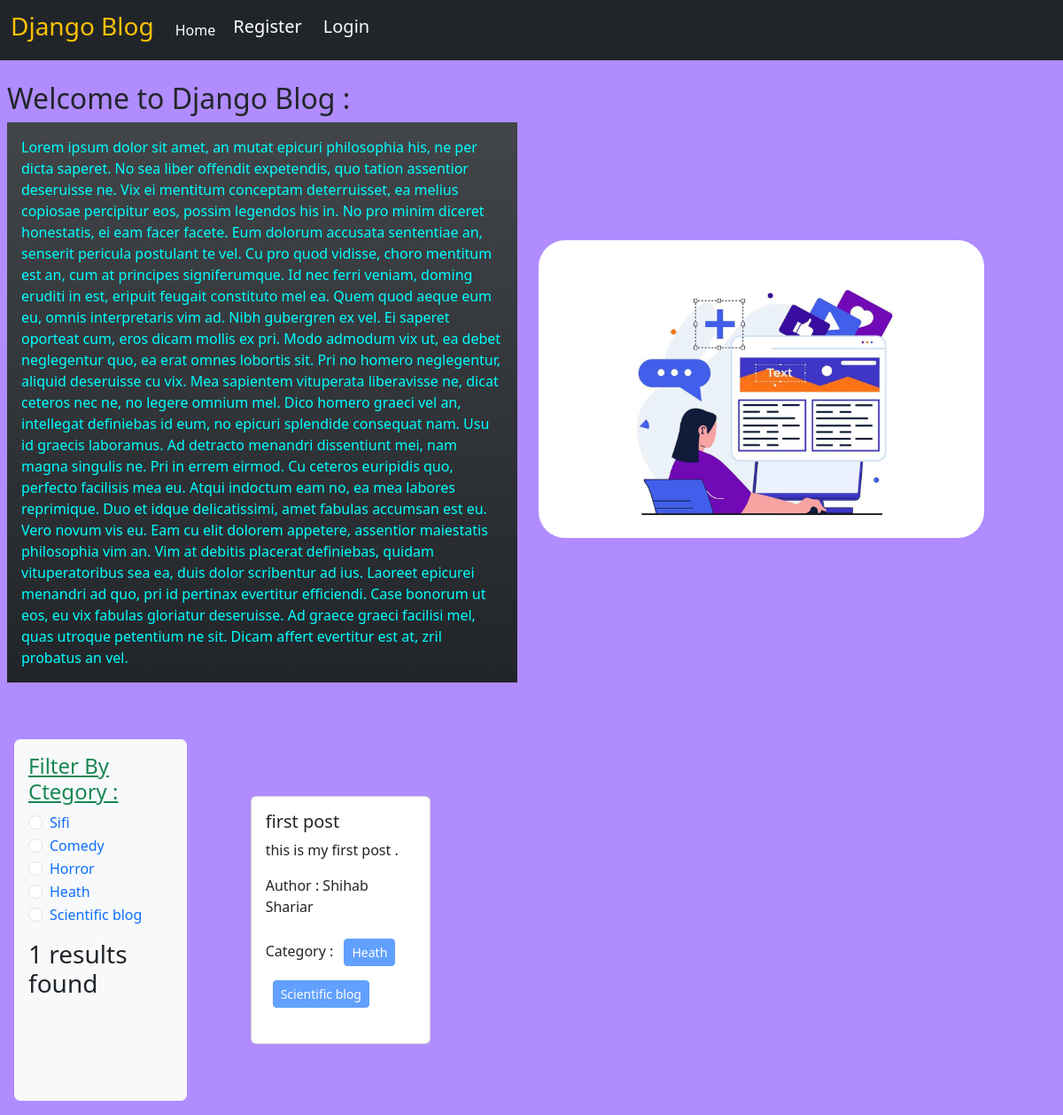
/category/scientific-blog/, run on the app's committed database.
### categories/models.py (models this page shows, shortened)
class Category(models.Model):
    name = models.CharField(max_length=100)
    slug = models.SlugField(max_length=100 , null=True, blank=True , unique=True)

### posts/models.py (models this page shows, shortened)
class Post(models.Model):
    title = models.CharField(max_length=50)
    content = models.TextField()
    category = models.ManyToManyField(Category)
    author = models.ForeignKey(User, on_delete= models.CASCADE)

### blog_project/views.py (the view)
# urls.py: 2. Add a URL to urlpatterns:  path('', views.home, name='home')
def home(request, category_slug = None):
    data = Post.objects.all()
    if category_slug is not None :
        category = Category.objects.get(slug = category_slug)
        data = Post.objects.filter(category = category)
    categories = Category.objects.all()
    return render(request, 'home.html', {'data': data , 'category':categories})

### templates/home.html (shortened to what this page needs)
{% extends "base.html" %}
{% load static%}
{% block content%}
<div class="justify-content-center align-items-center mt-2 p-2 d-flex">
    <div class="col-6 mx-2 p-2"><h2>Welcome to Django Blog :</h2>
        <p class="bg-dark bg-gradient p-3 " style="color: cyan">Lorem ipsum dolor sit amet, an mutat epicuri philosophia his, ne per dicta saperet. No sea liber offendit expetendis, quo tation assentior deseruisse ne. Vix ei mentitum conceptam deterruisset, ea melius copiosae percipitur eos, possim legendos his in. No pro minim diceret honestatis, ei eam facer facete.
            Eum dolorum accusata sententiae an, senserit pericula postulant te vel. Cu pro quod vidisse, choro mentitum est an, cum at principes signiferumque. Id nec ferri veniam, doming eruditi in est, eripuit feugait constituto mel ea. Quem quod aeque eum eu, omnis interpretaris vim ad. Nibh gubergren ex vel.
            Ei saperet oporteat cum, eros dicam mollis ex pri. Modo admodum vix ut, ea debet neglegentur quo, ea erat omnes lobortis sit. Pri no homero neglegentur, aliquid deseruisse cu vix. Mea sapientem vituperata liberavisse ne, dicat ceteros nec ne, no legere omnium mel. Dico homero graeci vel an, intellegat definiebas id eum, no epicuri splendide consequat nam. Usu id graecis laboramus.
            Ad detracto menandri dissentiunt mei, nam magna singulis ne. Pri in errem eirmod. Cu ceteros euripidis quo, perfecto facilisis mea eu. Atqui indoctum eam no, ea mea labores reprimique. Duo et idque delicatissimi, amet fabulas accumsan est eu. Vero novum vis eu.
            Eam cu elit dolorem appetere, assentior maiestatis philosophia vim an. Vim at debitis placerat definiebas, quidam vituperatoribus sea ea, duis dolor scribentur ad ius. Laoreet epicurei menandri ad quo, pri id pertinax evertitur efficiendi. Case bonorum ut eos, eu vix fabulas gloriatur deseruisse. Ad graece graeci facilisi mel, quas utroque petentium ne sit. Dicam affert evertitur est at, zril probatus an vel.</p>
    </div>
    <div class="col-6 mx-2 ">
        <img src="./static/blog_image.jpg" style="width:85%; border-radius:30px;" alt="blog_image"/>
    </div>
</div>
<div class="d-flex p-3 mt-3">
    <div class="col-2 bg-light p-3" style="border-radius: 7px;">
        <h4 class="text-success mb-2"><u>Filter By Ctegory : </u></h4>
        {%for c in category.all%}
        <div class="form-check">
            <input class="form-check-input" type="radio" name="category" id="{{c.id}}">
            <label class="form-check-label" for="{{c.id}}">
             <a href="{% url 'category_filter' c.slug %}" style="text-decoration : none;"> {{c.name}} </a>
            </label>
        </div>
        {%endfor%}
        <h3 class="mt-3">{{ data | length }} results found </h3>
    </div>
        <div class="col-10 d-flex flex-wrap p-5 m-3">
            {% for post in data%}
                <div class="col-sm-3">
                    <div class="card mx-2">
                        <div class="card-body">
                            <h5 class="card-title">{{post.title}}</h5>
                            <p class="card-text">{{post.content}}</p>
                            <p> Author : {{post.author.first_name}} {{post.author.last_name}}</p>
                            <p>
                                Category :
                                {%for i in post.category.all%}
                                <button class="btn btn-primary btn-sm m-2" disabled >{{i.name}} </button>
                                {%endfor%}
                            </p>
                        </div>
                    </div>
                </div>
            {%endfor%}
        </div>
</div>
{%endblock%}

### data on the page
Category: name "Sifi"
Category: name "Comedy"
Category: name "Horror"
Category: name "Heath"
Category: name "Scientific blog"
Post: title "first post", content "this is my first post .", author.first_name "Shihab", author.last_name "Shariar"

### other printed values
{{ data | length }} "1"
